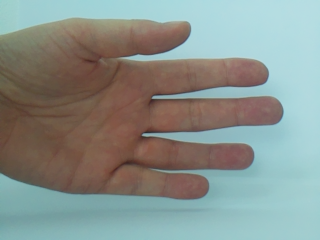
#> input picture ML/application/data_and_features/archive/1.bmp, 320 x 240 px; its folder holds only this picture in this run
$ python -i segment_compare.py   (imports and definitions only)
#> lines starting #> are read from the running program, lines starting #| are printed output that depends on the picture; after the words box and inside, x2 and y2 are one past the last pixel; in counts of white or black regions, pixels touching at a corner belong together
#> further down, picture is the input picture: shape (240, 320, 3); mean B, G, R 141, 146.2, 137.1
import cv2 as cv
import numpy as np
import time
import matplotlib.pyplot as plt
from fileHandler import load_files

# This might be interesting to use as a reference
# https://docs.opencv.org/4.x/d1/dc5/tutorial_background_subtraction.html

normalization_method = 1
smoothing_method = 2
threshold_method = 4
morph_method = 4
edge_detection_method = 1
background_removal_method = 1

def update_normalization_method(val):
    global normalization_method
    normalization_method = val

def update_smoothing_method(val):
    global smoothing_method
    smoothing_method = val

def update_threshold_method(val):
    global threshold_method
    threshold_method = val

def update_morphological_method(val):
    global morph_method
    morph_method = val

def update_edge_detection_method(val):
    global edge_detection_method
    edge_detection_method = val

def update_background_removal_method(val):
    global background_removal_method
    background_removal_method = val

def normalize_image(image):
    """
    Normalize the image using CLAHE, histogram equalization and normalization
    """

    # Named window for all the images
    cv.namedWindow('1 Normalization')

    # Create trackbars to choose which image to return. Values range from 1 to 4
    cv.createTrackbar('Method', '1 Normalization', normalization_method, 4, update_normalization_method)

    # Apply CLAHE to the image
    hsv = cv.cvtColor(image, cv.COLOR_BGR2HSV)
#> hsv: shape (240, 320, 3); mean H, S, V 54.2, 70.6, 160.2
    h, s, v = cv.split(hsv)
    clahe = cv.createCLAHE(clipLimit=2.0, tileGridSize=(8, 8))
    clahe_h = clahe.apply(h)
    clahe_s = clahe.apply(s)
    clahe_v = clahe.apply(v)
    clahe = cv.merge([clahe_h, clahe_s, clahe_v])
#> clahe: shape (240, 320, 3); mean H, S, V 68.5, 91.2, 163.2
    clahe = cv.cvtColor(clahe, cv.COLOR_HSV2BGR)

    # Apply histogram equalization to 3 hsv channels
    equalized_h = cv.equalizeHist(h)
    equalized_s = cv.equalizeHist(s)
    equalized_v = cv.equalizeHist(v)
    equalized = cv.merge([equalized_h, s, equalized_v])
#> equalized: shape (240, 320, 3); mean H, S, V 135.6, 70.6, 128.7
    equalized = cv.cvtColor(equalized, cv.COLOR_HSV2BGR)

    # Apply normalization to 3 hsv channels
    normalized_h = cv.normalize(h, None, 0, 255, cv.NORM_MINMAX)
    normalized_s = cv.normalize(s, None, 0, 255, cv.NORM_MINMAX)
    normalized_v = cv.normalize(v, None, 0, 255, cv.NORM_MINMAX)
    normalized = cv.merge([normalized_h, normalized_s, normalized_v])
#> normalized: shape (240, 320, 3); mean H, S, V 77.2, 123.4, 160.9
    normalized = cv.cvtColor(normalized, cv.COLOR_HSV2BGR)

    # Label the images
    image_label = image.copy()
    clahe_label = clahe.copy()
    equalized_label = equalized.copy()
    normalized_label = normalized.copy()

    cv.putText(image_label, '1 Original', (10, 30), cv.FONT_HERSHEY_SIMPLEX, 1, (255, 255, 255), 2, cv.LINE_AA)
#> image_label: shape (240, 320, 3); 2.11% of pixels changed, all inside (x1, y1, x2, y2) = (14, 7, 161, 40)
    cv.putText(clahe_label, '2 CLAHE', (10, 30), cv.FONT_HERSHEY_SIMPLEX, 1, (255, 255, 255), 2, cv.LINE_AA)
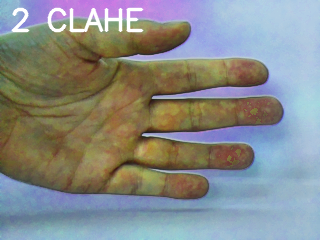
#> clahe_label: shape (240, 320, 3); mean B, G, R 138.3, 139.6, 135.8
    cv.putText(equalized_label, '3 Equalized', (10, 30), cv.FONT_HERSHEY_SIMPLEX, 1, (255, 255, 255), 2, cv.LINE_AA)
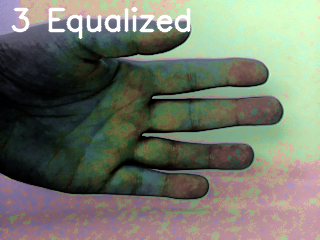
#> equalized_label: shape (240, 320, 3); mean B, G, R 106.3, 119.1, 114.8
    cv.putText(normalized_label, '4 Normalized', (10, 30), cv.FONT_HERSHEY_SIMPLEX, 1, (255, 255, 255), 2, cv.LINE_AA)
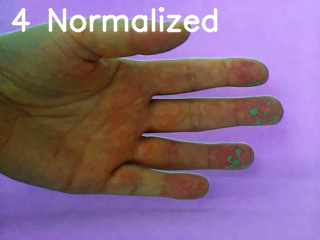
#> normalized_label: shape (240, 320, 3); mean B, G, R 133.7, 105.3, 134.6

    # Show the images together
    row_A = cv.vconcat([image_label, clahe_label, equalized_label, normalized_label])

    # Display the image
    cv.imshow('1 Normalization', row_A)

    # Get the trackbar position for returning the image
    selection = cv.getTrackbarPos('Method', '1 Normalization')
    match selection:
        case 1:
            normalized_image = image
        case 2:
            normalized_image = clahe
        case 3:
            normalized_image = equalized
        case 4:
            normalized_image = normalized
        case _:
            normalized_image = image

    return normalized_image

def smooth_image(image):
    # Smooth the image
    # Smooth image, bilateral filter for sharp edges or gaussian blur

    # Create window for smoothing
    cv.namedWindow('2 Smoothing')

    # Create trackbars for choosing the smoothing method
    cv.createTrackbar('Method', '2 Smoothing', smoothing_method, 3, update_smoothing_method)

    bilateral = cv.bilateralFilter(image, 9, 75, 75)
    gaussian = cv.GaussianBlur(image, (9, 9), 0)

    # Label the images
    image_label = image.copy()
    bilateral_label = bilateral.copy()
    gaussian_label = gaussian.copy()

    cv.putText(image_label, '1 Original', (10, 30), cv.FONT_HERSHEY_SIMPLEX, 1, (255, 255, 255), 2, cv.LINE_AA)
    cv.putText(bilateral_label, '2 Bilateral', (10, 30), cv.FONT_HERSHEY_SIMPLEX, 1, (255, 255, 255), 2, cv.LINE_AA)
#> bilateral_label: shape (240, 320, 3); mean B, G, R 142.6, 147.7, 138.9
    cv.putText(gaussian_label, '3 Gaussian', (10, 30), cv.FONT_HERSHEY_SIMPLEX, 1, (255, 255, 255), 2, cv.LINE_AA)
#> gaussian_label: shape (240, 320, 3); mean B, G, R 142.7, 147.7, 138.8

    # Show the images together
    row_A = cv.vconcat([image_label, bilateral_label, gaussian_label])
#> row_A: shape (720, 320, 3)
    cv.imshow('2 Smoothing', row_A)

    # Get the trackbar position for returning the image
    selection = cv.getTrackbarPos('Method', '2 Smoothing')
    match selection:
        case 2:
            smoothed = bilateral
        case 3:
            smoothed = gaussian
        case _:
            smoothed = image

    return smoothed

def threshold_image(image):
    # Threshold the image
    # Binary thresholding, adaptive mean thresholding, adaptive Gaussian thresholding, otsu thresholding

    # Convert to grayscale for thresholding
    image = cv.cvtColor(image, cv.COLOR_BGR2GRAY)

    # Create window for thresholding including trackbars
    cv.namedWindow('3 Thresholding')
    cv.createTrackbar('Method', '3 Thresholding', threshold_method, 5, update_threshold_method)

    binary_threshold = cv.threshold(image, 127, 255, cv.THRESH_BINARY)
    adaptive_mean_threshold = cv.adaptiveThreshold(image, 255, cv.ADAPTIVE_THRESH_MEAN_C, cv.THRESH_BINARY, 7, 2)
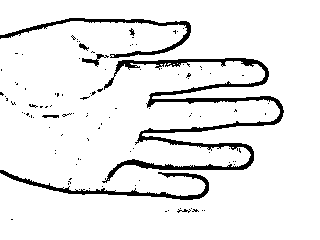
#> adaptive_mean_threshold: shape (240, 320); 92.1% white; 107 black regions (99 under 20 px), largest, box (x1, y1, x2, y2) and area: (102, 58, 284, 183) 3492, (0, 170, 209, 200) 1049, (0, 18, 191, 58) 1005
    adaptive_gaussian_threshold = cv.adaptiveThreshold(image, 255, cv.ADAPTIVE_THRESH_GAUSSIAN_C, cv.THRESH_BINARY, 21, 2)
#> adaptive_gaussian_threshold: shape (240, 320); 83% white; 151 black regions (126 under 20 px), largest, box (x1, y1, x2, y2) and area: (0, 58, 284, 200) 8403, (0, 18, 191, 68) 2483, (109, 208, 210, 216) 376
    otsu_threshold, otsu = cv.threshold(image, 0, 255, cv.THRESH_BINARY + cv.THRESH_OTSU)
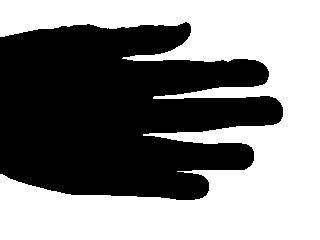
#> otsu: shape (240, 320); 51.6% white; 1 black region, box (x1, y1, x2, y2) and area: (0, 22, 283, 200) 37180
#> otsu_threshold = 141

    # Label the images
    image_label = image.copy()
    binary_label = binary_threshold[1].copy()
#> binary_label: shape (240, 320); 54.1% white; 1 black region, box (x1, y1, x2, y2) and area: (0, 26, 283, 200) 35286
    adaptive_mean_label = adaptive_mean_threshold.copy()
    adaptive_gaussian_label = adaptive_gaussian_threshold.copy()
    otsu_label = otsu.copy()

    cv.putText(image_label, '1 Original', (10, 30), cv.FONT_HERSHEY_SIMPLEX, 1, (0, 0, 0), 2, cv.LINE_AA)
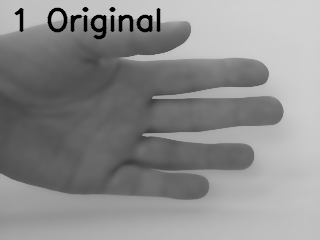
#> image_label: shape (240, 320); min 0, max 210, mean 140.5
    cv.putText(binary_label, '2 Binary', (10, 30), cv.FONT_HERSHEY_SIMPLEX, 1, (0, 0, 0), 2, cv.LINE_AA)
#> binary_label: shape (240, 320); min 0, max 255, mean 134.5
    cv.putText(adaptive_mean_label, '3 Adaptive Mean', (10, 30), cv.FONT_HERSHEY_SIMPLEX, 1, (0, 0, 0), 2, cv.LINE_AA)
#> adaptive_mean_label: shape (240, 320); 3.42% of pixels changed, all inside (x1, y1, x2, y2) = (11, 7, 270, 40)
    cv.putText(adaptive_gaussian_label, '4 Adaptive Gaussian', (10, 30), cv.FONT_HERSHEY_SIMPLEX, 1, (0, 0, 0), 2, cv.LINE_AA)
#> adaptive_gaussian_label: shape (240, 320); min 0, max 255, mean 204.7
    cv.putText(otsu_label, '5 Otsu', (10, 30), cv.FONT_HERSHEY_SIMPLEX, 1, (0, 0, 0), 2, cv.LINE_AA)
#> otsu_label: shape (240, 320); 1.16% of pixels changed, all inside (x1, y1, x2, y2) = (11, 7, 115, 33)

    # Show the images together
    row_A = cv.vconcat([image_label, binary_label, adaptive_mean_label, adaptive_gaussian_label, otsu_label])
#> row_A: shape (1200, 320)
    cv.imshow('3 Thresholding', row_A)

    # Get the trackbar position for returning the image
    selection = cv.getTrackbarPos('Method', '3 Thresholding')
    match selection:
        case 2:
            thresholded = binary_threshold[1]
        case 3:
            thresholded = adaptive_mean_threshold
        case 4:
            thresholded = adaptive_gaussian_threshold
        case 5:
            thresholded = otsu
        case _:
            thresholded = image

    return thresholded

def morphological_operations(image):
    # Apply morphological operations to the image
    # Erosion, dilation, opening, closing, gradient, tophat, blackhat

    # Create window for morphological operations
    cv.namedWindow('4 Morphological Operations')

    # Create trackbars for choosing the morphological operation
    cv.createTrackbar('Method', '4 Morphological Operations', morph_method, 6, update_morphological_method)

    kernel = np.ones((5, 5), np.uint8)

    erosion = cv.erode(image, kernel, iterations=1)
#> erosion: shape (240, 320); 64.9% white; 41 black regions, largest, box (x1, y1, x2, y2) and area: (0, 16, 286, 202) 20350, (0, 206, 218, 227) 2035, (0, 65, 71, 100) 716
    dilation = cv.dilate(image, kernel, iterations=1)
#> dilation: shape (240, 320); 95.7% white; 35 black regions (24 under 20 px), largest, box (x1, y1, x2, y2) and area: (0, 166, 207, 198) 637, (146, 98, 281, 131) 616, (126, 141, 252, 168) 601
    opening = cv.morphologyEx(image, cv.MORPH_OPEN, kernel)
#> opening: shape (240, 320); 80.9% white; 60 black regions (44 under 20 px), largest, box (x1, y1, x2, y2) and area: (0, 18, 284, 200) 12186, (0, 208, 216, 225) 975, (0, 92, 52, 118) 291
    closing = cv.morphologyEx(image, cv.MORPH_CLOSE, kernel)
#> closing: shape (240, 320); 86.9% white; 18 black regions, largest, box (x1, y1, x2, y2) and area: (116, 58, 269, 96) 2001, (0, 164, 209, 200) 1908, (144, 96, 283, 133) 1880

    # Erode and then dilate
    custom_morph = cv.erode(image, kernel, iterations=2)
#> custom_morph: shape (240, 320); 49.5% white; 32 white regions (12 under 20 px), largest, box (x1, y1, x2, y2) and area: (0, 0, 320, 240) 27102, (54, 75, 145, 182) 2637, (0, 107, 71, 181) 2167
    custom_morph = cv.dilate(custom_morph, kernel, iterations=2)
#> custom_morph: shape (240, 320); 76% white; 27 black regions (20 under 20 px)

    # Label the images
    image_label = image.copy()
    erosion_label = erosion.copy()
    dilation_label = dilation.copy()
    opening_label = opening.copy()
    closing_label = closing.copy()
    custom_morph_label = custom_morph.copy()

    cv.putText(image_label, '1 Original', (10, 30), cv.FONT_HERSHEY_SIMPLEX, 1, (0, 0, 0), 2, cv.LINE_AA)
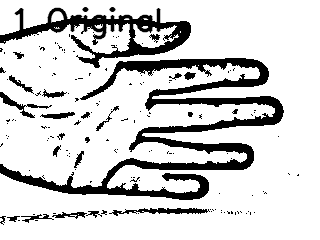
#> image_label: shape (240, 320); min 0, max 255, mean 208.8
    cv.putText(erosion_label, '2 Erosion', (10, 30), cv.FONT_HERSHEY_SIMPLEX, 1, (0, 0, 0), 2, cv.LINE_AA)
    cv.putText(dilation_label, '3 Dilation', (10, 30), cv.FONT_HERSHEY_SIMPLEX, 1, (0, 0, 0), 2, cv.LINE_AA)
    cv.putText(opening_label, '4 Opening', (10, 30), cv.FONT_HERSHEY_SIMPLEX, 1, (0, 0, 0), 2, cv.LINE_AA)
    cv.putText(closing_label, '5 Closing', (10, 30), cv.FONT_HERSHEY_SIMPLEX, 1, (0, 0, 0), 2, cv.LINE_AA)
    cv.putText(custom_morph_label, '6 Custom Morph', (10, 30), cv.FONT_HERSHEY_SIMPLEX, 1, (0, 0, 0), 2, cv.LINE_AA)

    # Show the images together
    row_A = cv.vconcat([image_label, erosion_label, dilation_label, opening_label, closing_label, custom_morph_label])
    cv.imshow('4 Morphological Operations', row_A)

    # Get the trackbar position for returning the image
    selection = cv.getTrackbarPos('Method', '4 Morphological Operations')
    match selection:
        case 2:
            morphed = erosion
        case 3:
            morphed = dilation
        case 4:
            morphed = opening
        case 5:
            morphed = closing
        case 6:
            morphed = custom_morph
        case _:
            morphed = image

    return morphed

def edge_detection(image):
    # Detect edges in the image
    # Edge detection, which type? Canny, Sobel, Laplacian

    # Create window for edge detection
    cv.namedWindow('5 Edge Detection')
    cv.createTrackbar('Method', '5 Edge Detection', edge_detection_method, 4, update_edge_detection_method)

    canny = cv.Canny(image, 100, 200)
    sobel = cv.Sobel(image, cv.CV_64F, 1, 1, ksize=5)
    laplacian = cv.Laplacian(image, cv.CV_64F)

    # Convert Sobel and Laplacian to 8-bit
    sobel = cv.convertScaleAbs(sobel)
    laplacian = cv.convertScaleAbs(laplacian)

    # Label the images
    image_label = image.copy()
    canny_label = canny.copy()
    sobel_label = sobel.copy()
    laplacian_label = laplacian.copy()

    cv.putText(image_label, '1 Original', (10, 30), cv.FONT_HERSHEY_SIMPLEX, 1, (0, 0, 0), 2, cv.LINE_AA)
    cv.putText(canny_label, '2 Canny', (10, 30), cv.FONT_HERSHEY_SIMPLEX, 1, (255, 255, 255), 2, cv.LINE_AA)
    cv.putText(sobel_label, '3 Sobel', (10, 30), cv.FONT_HERSHEY_SIMPLEX, 1, (255, 255, 255), 2, cv.LINE_AA)
    cv.putText(laplacian_label, '4 Laplacian', (10, 30), cv.FONT_HERSHEY_SIMPLEX, 1, (255, 255, 255), 2, cv.LINE_AA)

    # Show the images together
    row_A = cv.vconcat([image_label, canny_label, sobel_label, laplacian_label])
    cv.imshow('5 Edge Detection', row_A)

    # Get the trackbar position for returning the image
    selection = cv.getTrackbarPos('Method', '5 Edge Detection')
    match selection:
        case 2:
            edges = canny
        case 3:
            edges = sobel
        case 4:
            edges = laplacian
        case _:
            edges = image

    return edges

def background_removal(original_image, image):
    # Remove the background from the image

    # Find the second largest contour in the image
    contours, _ = cv.findContours(image, cv.RETR_EXTERNAL, cv.CHAIN_APPROX_SIMPLE)
#> contours = 6 contours; box (x1, y1, x2, y2) and area: (0, 0, 320, 240) 36116, (0, 24, 259, 187) 22686, (108, 165, 199, 193) 1280, (134, 25, 172, 48) 412, (237, 104, 275, 119) 366, (158, 40, 164, 45) 20
    largest_contour = max(contours, key=cv.contourArea)
#> largest_contour = contour of 461 points, box (x1, y1, x2, y2) (0, 0, 320, 240), area 36116

    # Create a mask for the largest contour
    mask = np.zeros_like(image)
    cv.drawContours(mask, [largest_contour], -1, 255, -1)

    # Invert the mask
    mask = cv.bitwise_not(mask)

    # Apply the mask to the original image
    background_removed = cv.bitwise_and(original_image, original_image, mask=mask)

    # Draw the largest contour on the original image
    cv.drawContours(original_image, [largest_contour], -1, (0, 255, 0), 2)

    # Display the original and segmented image
    original_display = original_image.copy()
    segmented_display = background_removed.copy()

    cv.putText(original_display, 'Original', (10, 30), cv.FONT_HERSHEY_SIMPLEX, 1, (255, 255, 255), 2, cv.LINE_AA)
    cv.putText(segmented_display, 'Segmented', (10, 30), cv.FONT_HERSHEY_SIMPLEX, 1, (255, 255, 255), 2, cv.LINE_AA)

    # Show the images together
    row_A = cv.vconcat([original_display, segmented_display])
    cv.imshow('6 Background Removal', row_A)

    return background_removed

def segmentate(image):
    """
    Segmentate the image
    """

    normalized = normalize_image(image)

    smoothed = smooth_image(normalized)

    thresholded = threshold_image(smoothed)

    morphed = morphological_operations(thresholded)

    edges = edge_detection(morphed)

    background_removed = background_removal(image, edges)

    return background_removed

# [25 lines not run here, left out]


>>> import cv2
>>> picture = cv2.imread('../archive/1.bmp')
>>> result = segmentate(picture)
